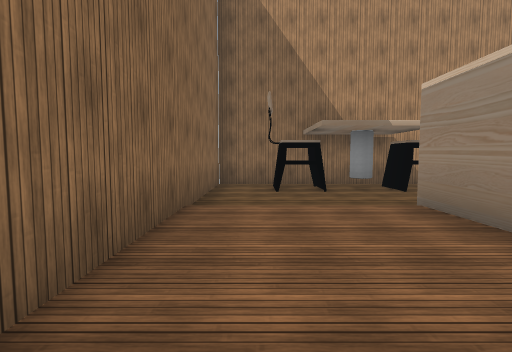
[1] (above)

24 first-person views from a walk through a scene from a Unity 3-D project. The camera is 1.4 m above the floor, tilts 4° down and sees 85° across. The floor is counted in squares, 2 m on a side. Each view is taken from the middle of a square. On the plan, view 1 faces up. The plan holds only what a view shows up to about 9 squares ahead; the rest is blank. The player character is not drawn. Some surface patterns are stand-ins.

[2]
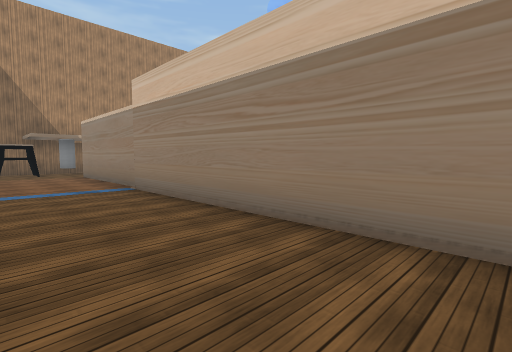

[3]
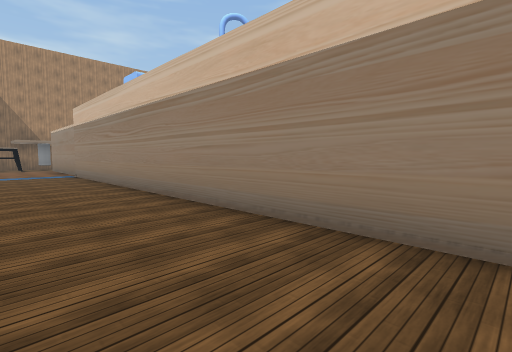

[4]
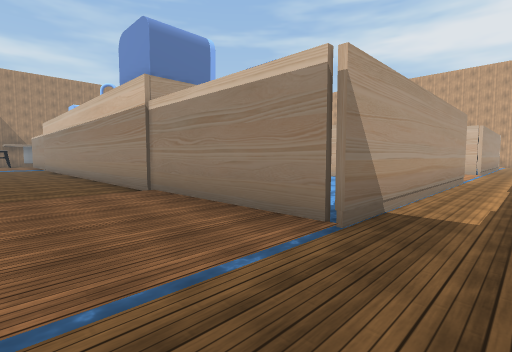

[5]
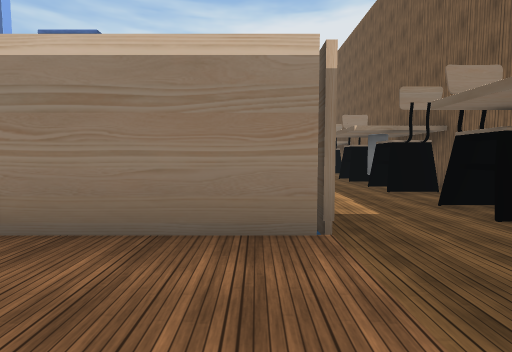

[6]
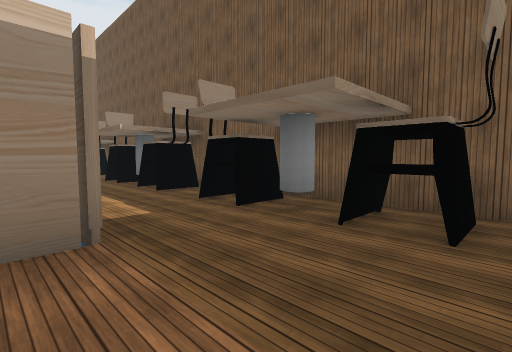

[7]
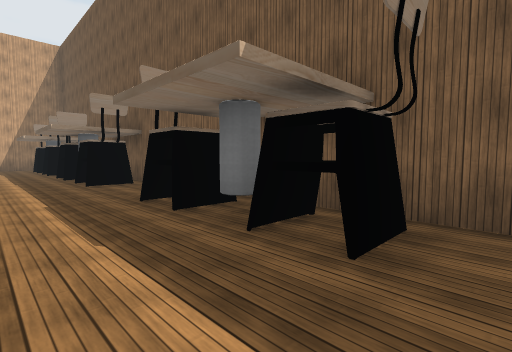

[8]
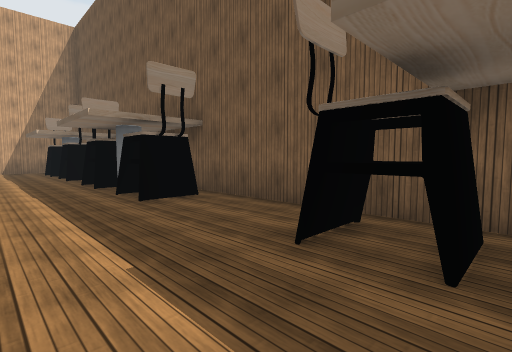

[9]
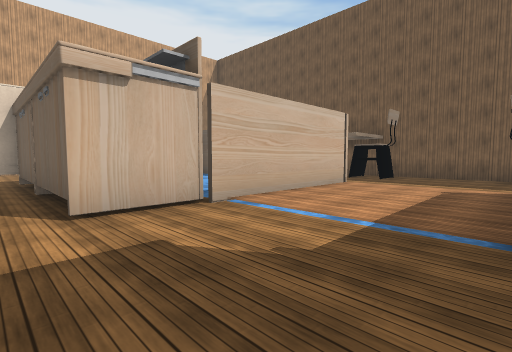

[10]
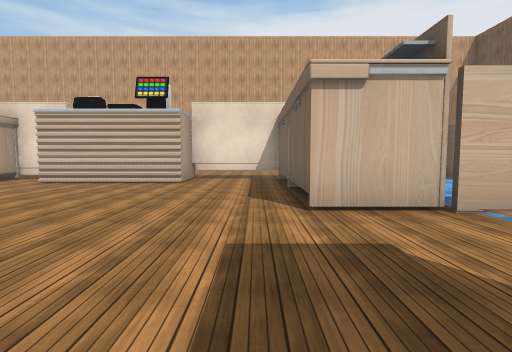

[11]
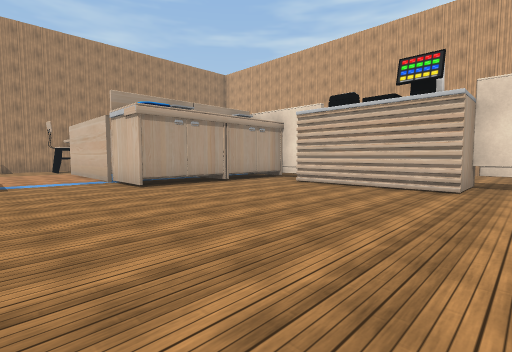

[12]
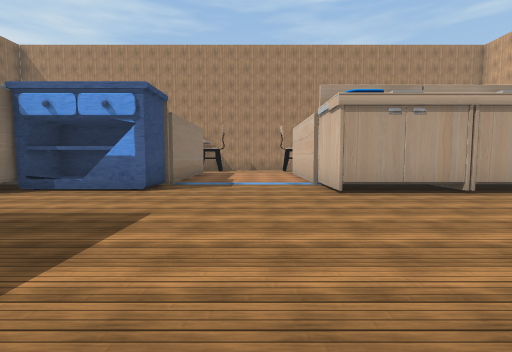

[13]
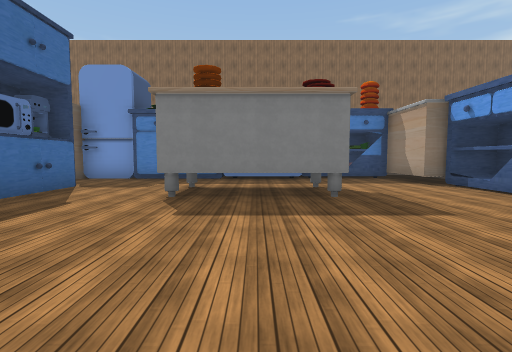

[14]
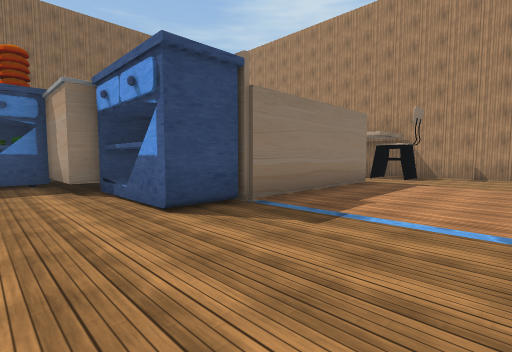

[15]
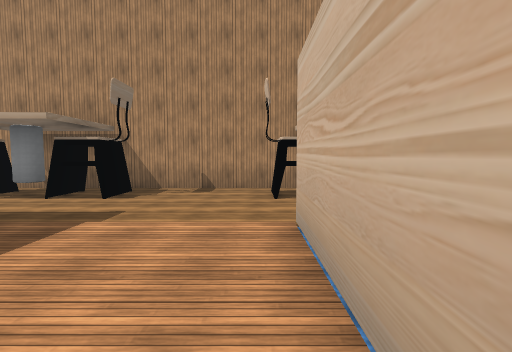

[16]
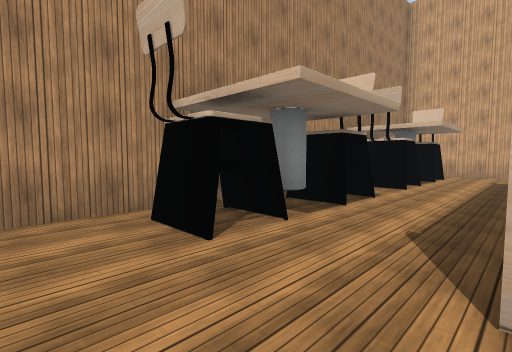

[17]
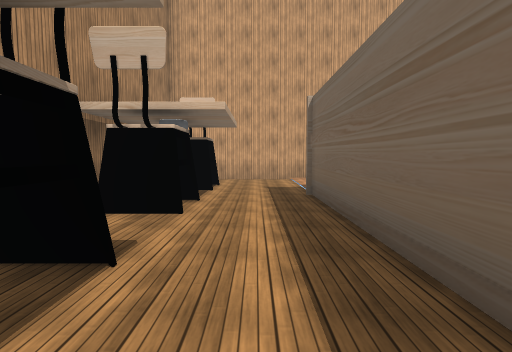

[18]
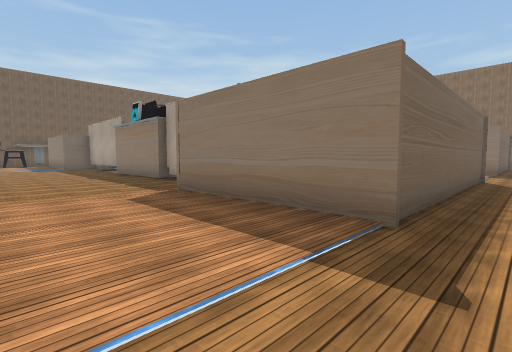

[19]
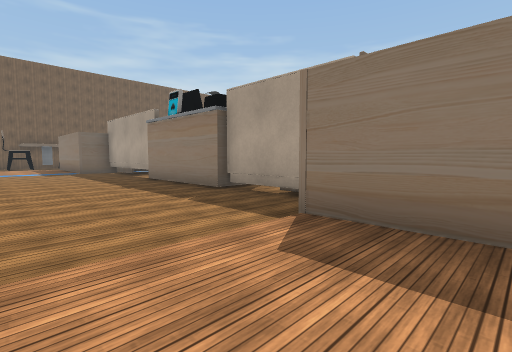

[20]
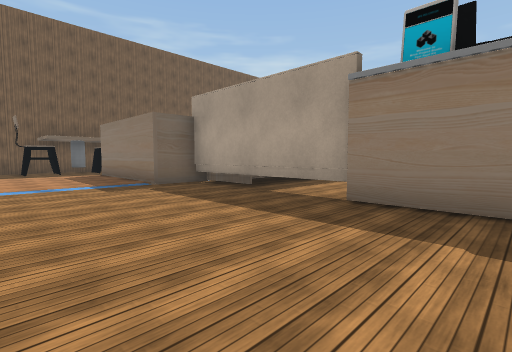

[21]
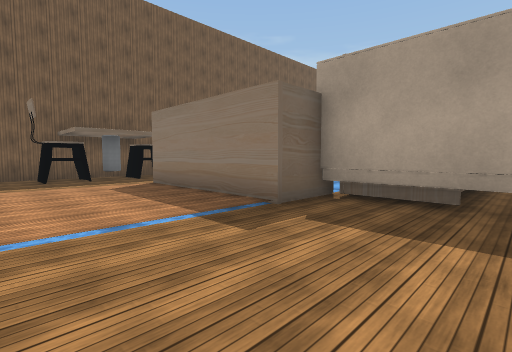

[22]
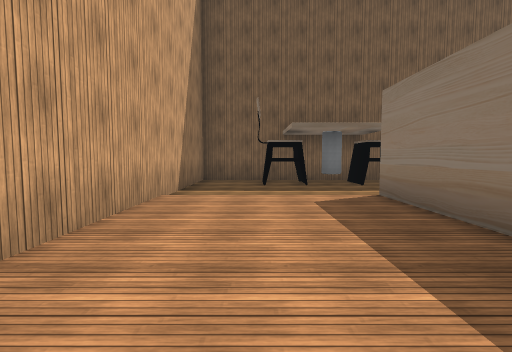

[23]
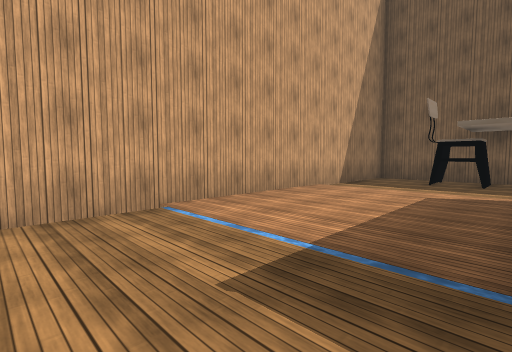

[24]
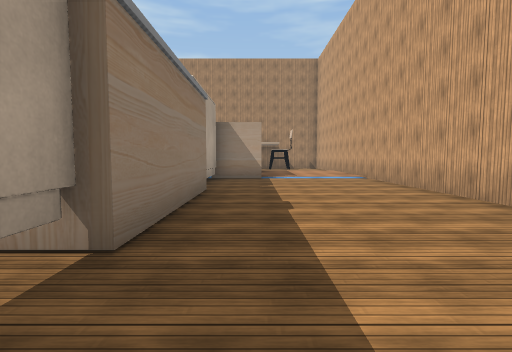

### Floor plan
Key: @ floor where view 1 was taken; # wall or solid block; . main floor; : floor 0.5 m higher than the main floor; ≈ water the walk keeps out of; C chair; T table; F fridge; H thing the floor can be seen under or through; O other object.
Columns run from 1 left of view 1 to 23 right of it. Each row starts with its distance up from view 1.
  8 ################    #
  7 #.C..C C..C...CTC..CTC
  6 #.CT.C C.TC...C.C..C.C..#
  5 #....    ...............#
  4 #...#     #...#######...#
  3 #...#     #...#     #...#
  2 #...#     #...#     #...
  1 #...#     #...#     #...
  0  @..OOO####...OOOOO##...#
 -1  ...#  #OO....O:O:O#....#
 -2  ...##.............#....#
 -3  ...OO.............#....#
 -4  ...OO...........O #....#
 -5  ...##..OO.......O #....#
 -6  ...##.. O.......O #....
 -7  ...##..OO........HH....
 -8  ...OO.............H....
 -9  ...OO.............H....
-10  ...##........TTTTTH....#
-11  ...#F. O ....OOOOO.....#
-12  ...#     ....#≈ ≈≈##...#
-13  ...#     ....#≈≈   #...#
-14  ...# ≈≈  ....#     #...#
-15  ...######....#     #...#
-16  .................. ....#
-17  .......................#
-18  .C.TC.CC.C...CTC..CTC..#
-19  ..............    .....#
-20  ###############  #######

Positions as (right, up) in squares from view 1, and headings:
1: (0, 0), facing up
2: (0, -6), facing up-right
3: (0, -11), facing up-right
4: (0, -17), facing up-right
5: (0, -15), facing right
6: (0, -15), facing down-right
7: (5, -16), facing down-right
8: (8, -16), facing down-right
9: (9, -9), facing down-right
10: (9, -9), facing right
11: (10, -8), facing up-right
12: (11, -7), facing up
13: (13, -6), facing left
14: (12, -3), facing up-left
15: (12, 1), facing up
16: (11, 4), facing up-right
17: (14, 5), facing right
18: (22, 5), facing down-left
19: (22, 2), facing down-left
20: (22, -5), facing down-left
21: (22, -9), facing down-left
22: (21, -11), facing down
23: (19, -10), facing down-right
24: (19, -9), facing up
